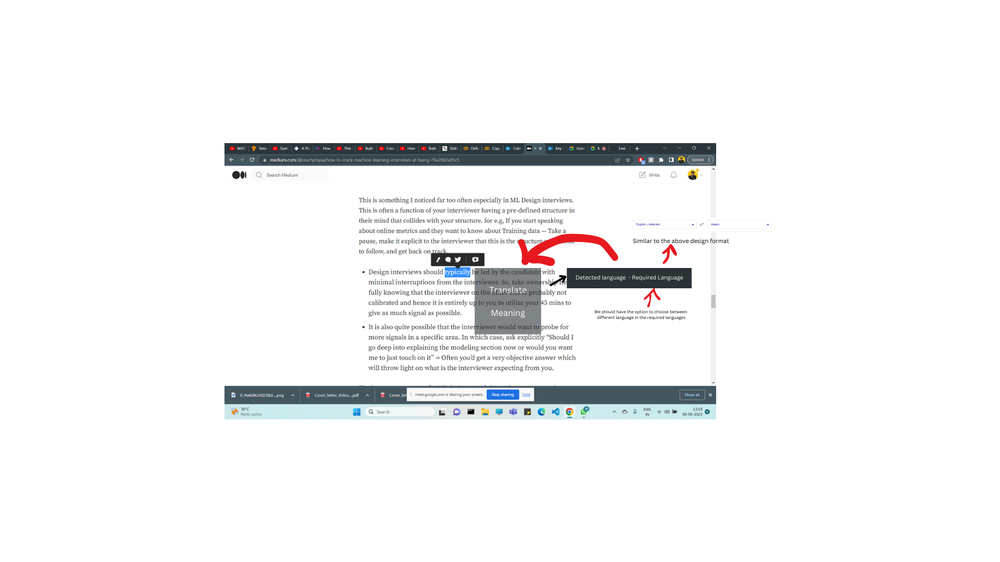
#> input picture Frontend designing/Translate Meaning.png, 1000 x 562 px, shrunk from 1920 x 1080 before the run, found by its file name
$ python text_from_images.py
#> lines starting #> are read from the running program, lines starting #| are printed output that depends on the picture; after the words box and inside, x2 and y2 are one past the last pixel; in counts of white or black regions, pixels touching at a corner belong together
import cv2
import pytesseract

# Load the image
image = cv2.imread('\Frontend designing\Translate Meaning.png')
#> image is the input picture: shape (562, 1000, 3); mean B, G, R 245, 244.5, 244.1

# Convert the image to grayscale
gray = cv2.cvtColor(image, cv2.COLOR_BGR2GRAY)

# Apply a threshold to the grayscale image
_, thresh = cv2.threshold(gray, 30, 255, cv2.THRESH_BINARY_INV)
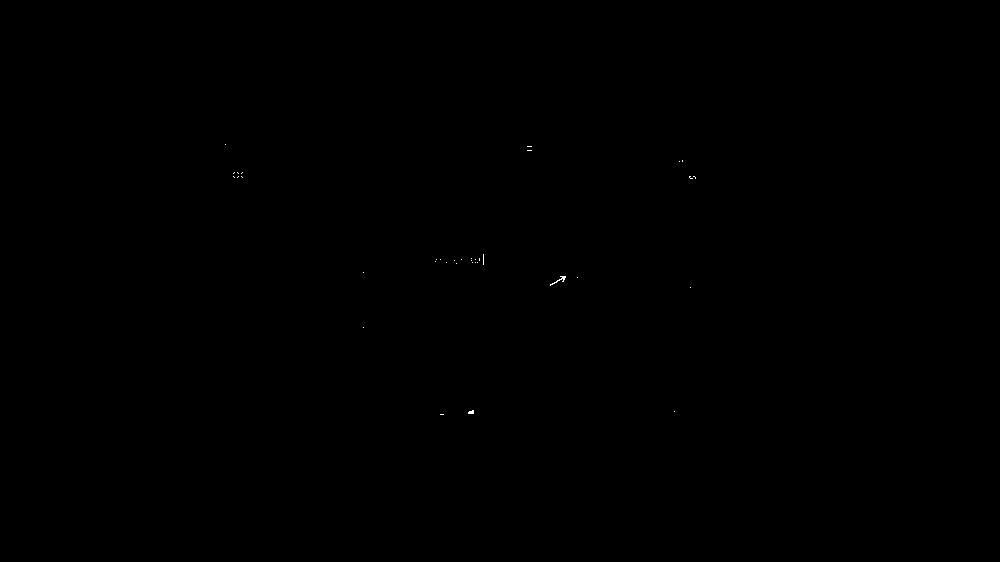
#> thresh: shape (562, 1000); 0.02% white in thin lines or dots, all inside (x1, y1, x2, y2) = (225, 144, 696, 415)

# Find contours in the thresholded image
contours, _ = cv2.findContours(thresh, cv2.RETR_EXTERNAL, cv2.CHAIN_APPROX_SIMPLE)
#> contours = 36 contours, all with area under 20

# Find the largest contour (assuming it's the black box)
largest_contour = max(contours, key=cv2.contourArea)
#> largest_contour = contour of 34 points, box (x1, y1, x2, y2) (550, 276, 566, 286), area 16

# Get the bounding rectangle of the largest contour
x, y, w, h = cv2.boundingRect(largest_contour)
#> x = 550; y = 276; w = 16; h = 10
# Set the tesseract executable path (if needed)
pytesseract.pytesseract.tesseract_cmd = 'path/to/tesseract'

# Crop the image to the bounding rectangle
cropped_image = gray[y:y+h, x:x+w]

# Extract the text from the cropped image
#> (the run stopped early here; a loop or call above may not have finished)
